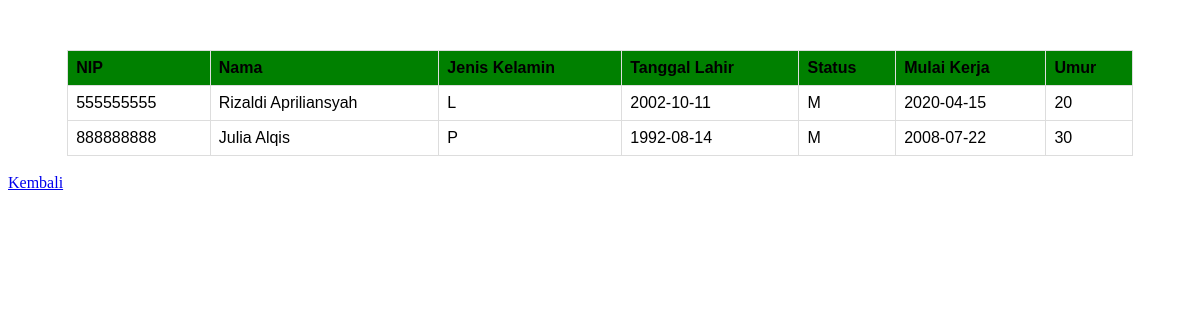
Page /5/index.php on the committed database.
### tables this page shows
CREATE TABLE `pegawai` (
  `nip` int(11) NOT NULL,
  `nama` varchar(100) NOT NULL,
  `jns_kel` char(1) NOT NULL,
  `tgl_lahir` date NOT NULL,
  `status` char(1) NOT NULL,
  `mulai_kerja` date NOT NULL
);

### 1/config.php (called while the page is built, shortened)
<?php
class config {
public $db_host = "localhost";
public $db_user = "root";
public $db_pass = "";
public $db_name = "pertemuan2";
function __construct(){
    $conn = mysqli_connect($this->db_host, $this->db_user, $this->db_pass, $this->db_name);
    $this->conn = $conn;
}
}
?>

### 1/pegawai.php (called while the page is built)
<?php
class Pegawai {
    function query($conn, $query){
        $data = mysqli_query($conn, $query);
        return $data;
    }
}
?>

### 5/index.php (the view, shortened to what this page needs)
<?php
include("../1/config.php");
include("../1/pegawai.php");
$pegawai = new pegawai;
$connection = new config;
$allPegawai = $pegawai->query($connection->conn,"SELECT *, (YEAR(CURDATE())-YEAR(tgl_lahir)) AS umur FROM pegawai WHERE (YEAR(CURDATE())-YEAR(tgl_lahir)) BETWEEN 20 AND 30");
?>
<!DOCTYPE html>
<html lang="en">
<head>
</head>
<body>
    <div class="container">
    <table>
        <thead>
            <tr>
                <th>NIP</th>
                <th>Nama</th>
                <th>Jenis Kelamin</th>
                <th>Tanggal Lahir</th>
                <th>Status</th>
                <th>Mulai Kerja</th>
                <th>Umur</th>
            </tr>
        </thead>
        <tbody>
            <?php
                foreach($allPegawai as $pegawai){
                    echo "<tr>";
                    echo "<td>".$pegawai['nip']."</td>";
                    echo "<td>".$pegawai['nama']."</td>";
                    echo "<td>".$pegawai['jns_kel']."</td>";
                    echo "<td>".$pegawai['tgl_lahir']."</td>";
                    echo "<td>".$pegawai['status']."</td>";
                    echo "<td>".$pegawai['mulai_kerja']."</td>";
                    echo "<td>".$pegawai['umur']."</td>";
                    echo "<tr>";
                }
            ?>
        </tbody>
    </table>
    </div>
    <br>
    <a href="../index.php">Kembali</a>
</body>
</html>

### 5/index.php (style rules this page uses)
.container { width: 90%; margin-left: auto; margin-right: auto; margin-top: 50px; }
table { font-family: arial, sans-serif; border-collapse: collapse; width: 100%; }
thead { background-color: green; }
td, th { border: 1px solid #dddddd; text-align: left; padding: 8px; }
tr:nth-child(even) { background-color: #dddddd; }

### rows in the picture
pegawai: nip "555555555", nama "Rizaldi Apriliansyah", jns_kel "L", tgl_lahir "2002-10-11", status "M", mulai_kerja "2020-04-15", umur "20"
pegawai: nip "888888888", nama "Julia Alqis", jns_kel "P", tgl_lahir "1992-08-14", status "M", mulai_kerja "2008-07-22", umur "30"
